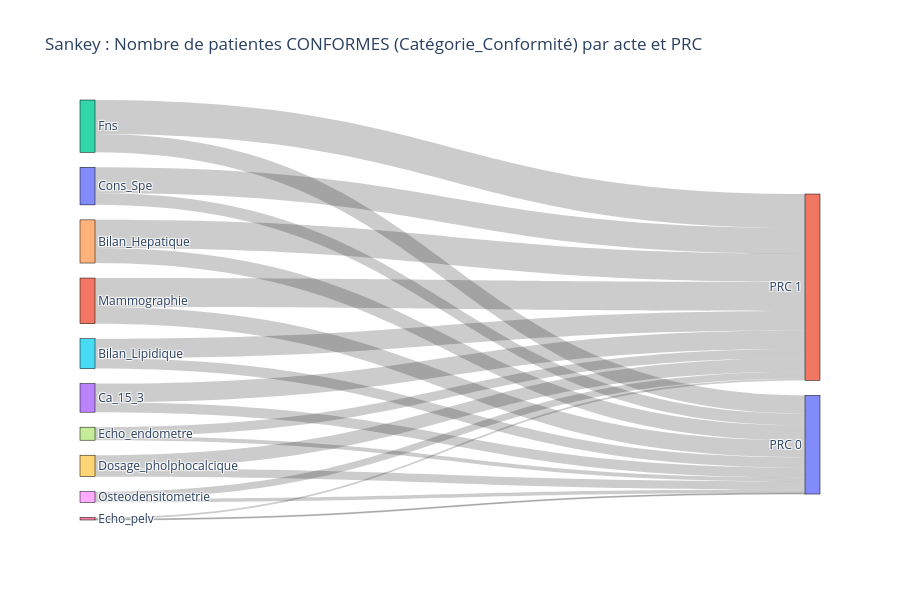

Here is the notebook cell this chart was saved with:
### Code cell
import plotly.graph_objects as go
def cat_conf(score):
    if pd.isna(score):
        return "N/A"
    elif score == 1:
        return "Conforme"
    elif score > 0.5:
        return "Partiellement conforme"
    else:
        return "Non conforme"

df_long["Catégorie_Conformité"] = df_long["score_conformité"].apply(cat_conf)

df_conformes = df_long[df_long["Catégorie_Conformité"] == "Conforme"]

links = (
    df_conformes.groupby(['Acte', 'PRC'])["ID_PATIENT"]
    .nunique()
    .reset_index()
)

links['PRC'] = links['PRC'].map({0: "PRC 0", 1: "PRC 1"})

labels = list(df_long['Acte'].unique()) + ["PRC 0", "PRC 1"]
label_indices = {k: v for v, k in enumerate(labels)}

sources = links['Acte'].map(label_indices)
targets = links['PRC'].map(label_indices)
values = links["ID_PATIENT"]

fig = go.Figure(go.Sankey(
    node=dict(
        pad=15, thickness=15, line=dict(color="black", width=0.5),
        label=labels
    ),
    link=dict(
        source=sources,
        target=targets,
        value=values
    )
))
fig.update_layout(title="Sankey : Nombre de patientes CONFORMES (Catégorie_Conformité) par acte et PRC", font_size=12, width=900, height=600)
fig.show()

### Figure 1 — Plotly figure (JSON) as saved in the notebook; plotly's stock layout.template omitted (floating-point values rounded to 4 significant figures)
{"data": [{"link": {"source": [4, 4, 5, 5, 3, 3, 0, 0, 9, 9, 7, 7, 6, 6, 2, 2, 1, 1, 8, 8], "target": [10, 11, 10, 11, 10, 11, 10, 11, 10, 11, 10, 11, 10, 11, 10, 11, 10, 11, 10, 11], "value": [189, 358, 133, 246, 125, 237, 152, 324, 102, 170, 49, 116, 12, 21, 231, 432, 211, 368, 46, 90]}, "node": {"label": ["Cons_Spe", "Mammographie", "Fns", "Ca_15_3", "Bilan_Hepatique", "Bilan_Lipidique", "Echo_pelv", "Echo_endometre", "Osteodensitometrie", "Dosage_pholphocalcique", "PRC 0", "PRC 1"], "line": {"color": "black", "width": 0.5}, "pad": 15, "thickness": 15}, "type": "sankey"}], "layout": {"font": {"size": 12}, "height": 600, "title": {"text": "Sankey : Nombre de patientes CONFORMES (Catégorie_Conformité) par acte et PRC"}, "width": 900}}
